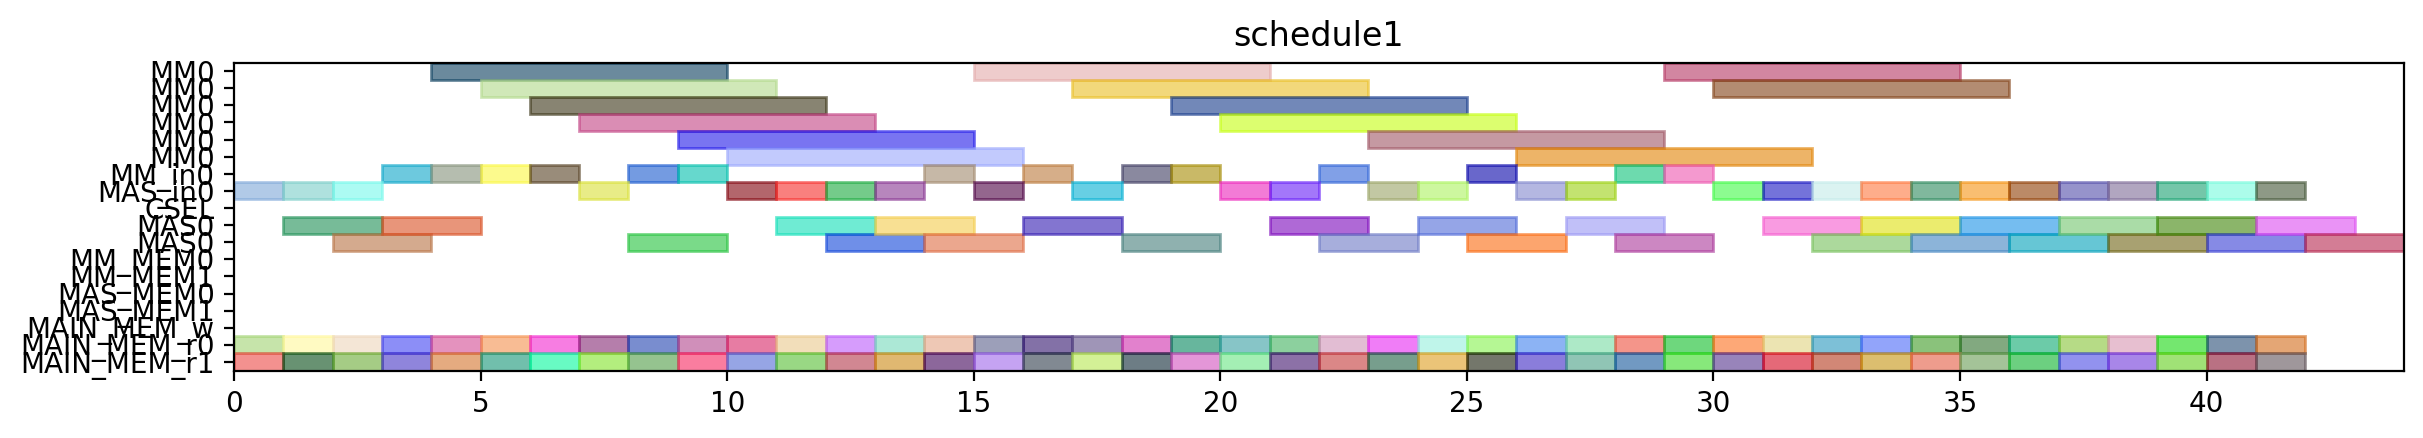

Source code (Python):
from pyschedule import Scenario, solvers, plotters, alt


def solve():
	horizon = 156
	S = Scenario("schedule1", horizon=horizon)

	# resource
	MM = S.Resources('MM', num=1, size=6)
	MM_in = S.Resources('MM_in', num=1)
	MAS_in = S.Resources('MAS_in', num=1)
	CSEL = S.Resource('CSEL')
	MAS = S.Resources('MAS', num=1, size=2, periods=range(1, horizon))
	MM_MEM = S.Resources('MM_MEM', num=2)
	MAS_MEM = S.Resources('MAS_MEM', num=2)
	MAIN_MEM_w = S.Resource('MAIN_MEM_w', size=1)
	MAIN_MEM_r = S.Resources('MAIN_MEM_r', num=2)

	# result of previous scheduling
	t4_t50_in = S.Task('t4_t50_in', length=1, delay_cost=1)
	S += t4_t50_in >= 0
	t4_t50_in += MAS_in[0]

	t4_t50_mem0 = S.Task('t4_t50_mem0', length=1, delay_cost=1)
	S += t4_t50_mem0 >= 0
	t4_t50_mem0 += MAIN_MEM_r[0]

	t4_t50_mem1 = S.Task('t4_t50_mem1', length=1, delay_cost=1)
	S += t4_t50_mem1 >= 0
	t4_t50_mem1 += MAIN_MEM_r[1]

	t1_t2_in = S.Task('t1_t2_in', length=1, delay_cost=1)
	S += t1_t2_in >= 1
	t1_t2_in += MAS_in[0]

	t1_t2_mem0 = S.Task('t1_t2_mem0', length=1, delay_cost=1)
	S += t1_t2_mem0 >= 1
	t1_t2_mem0 += MAIN_MEM_r[0]

	t1_t2_mem1 = S.Task('t1_t2_mem1', length=1, delay_cost=1)
	S += t1_t2_mem1 >= 1
	t1_t2_mem1 += MAIN_MEM_r[1]

	t4_t50 = S.Task('t4_t50', length=2, delay_cost=1)
	S += t4_t50 >= 1
	t4_t50 += MAS[0]

	t1_t2 = S.Task('t1_t2', length=2, delay_cost=1)
	S += t1_t2 >= 2
	t1_t2 += MAS[0]

	t4_t2_t2_in = S.Task('t4_t2_t2_in', length=1, delay_cost=1)
	S += t4_t2_t2_in >= 2
	t4_t2_t2_in += MAS_in[0]

	t4_t2_t2_mem0 = S.Task('t4_t2_t2_mem0', length=1, delay_cost=1)
	S += t4_t2_t2_mem0 >= 2
	t4_t2_t2_mem0 += MAIN_MEM_r[0]

	t4_t2_t2_mem1 = S.Task('t4_t2_t2_mem1', length=1, delay_cost=1)
	S += t4_t2_t2_mem1 >= 2
	t4_t2_t2_mem1 += MAIN_MEM_r[1]

	t4_t0_t1_in = S.Task('t4_t0_t1_in', length=1, delay_cost=1)
	S += t4_t0_t1_in >= 3
	t4_t0_t1_in += MM_in[0]

	t4_t0_t1_mem0 = S.Task('t4_t0_t1_mem0', length=1, delay_cost=1)
	S += t4_t0_t1_mem0 >= 3
	t4_t0_t1_mem0 += MAIN_MEM_r[0]

	t4_t0_t1_mem1 = S.Task('t4_t0_t1_mem1', length=1, delay_cost=1)
	S += t4_t0_t1_mem1 >= 3
	t4_t0_t1_mem1 += MAIN_MEM_r[1]

	t4_t2_t2 = S.Task('t4_t2_t2', length=2, delay_cost=1)
	S += t4_t2_t2 >= 3
	t4_t2_t2 += MAS[0]

	t4_t0_t1 = S.Task('t4_t0_t1', length=6, delay_cost=1)
	S += t4_t0_t1 >= 4
	t4_t0_t1 += MM[0]

	t4_t2_t0_in = S.Task('t4_t2_t0_in', length=1, delay_cost=1)
	S += t4_t2_t0_in >= 4
	t4_t2_t0_in += MM_in[0]

	t4_t2_t0_mem0 = S.Task('t4_t2_t0_mem0', length=1, delay_cost=1)
	S += t4_t2_t0_mem0 >= 4
	t4_t2_t0_mem0 += MAIN_MEM_r[0]

	t4_t2_t0_mem1 = S.Task('t4_t2_t0_mem1', length=1, delay_cost=1)
	S += t4_t2_t0_mem1 >= 4
	t4_t2_t0_mem1 += MAIN_MEM_r[1]

	t2_t1_in = S.Task('t2_t1_in', length=1, delay_cost=1)
	S += t2_t1_in >= 5
	t2_t1_in += MM_in[0]

	t2_t1_mem0 = S.Task('t2_t1_mem0', length=1, delay_cost=1)
	S += t2_t1_mem0 >= 5
	t2_t1_mem0 += MAIN_MEM_r[0]

	t2_t1_mem1 = S.Task('t2_t1_mem1', length=1, delay_cost=1)
	S += t2_t1_mem1 >= 5
	t2_t1_mem1 += MAIN_MEM_r[1]

	t4_t2_t0 = S.Task('t4_t2_t0', length=6, delay_cost=1)
	S += t4_t2_t0 >= 5
	t4_t2_t0 += MM[0]

	t1_t0_in = S.Task('t1_t0_in', length=1, delay_cost=1)
	S += t1_t0_in >= 6
	t1_t0_in += MM_in[0]

	t1_t0_mem0 = S.Task('t1_t0_mem0', length=1, delay_cost=1)
	S += t1_t0_mem0 >= 6
	t1_t0_mem0 += MAIN_MEM_r[0]

	t1_t0_mem1 = S.Task('t1_t0_mem1', length=1, delay_cost=1)
	S += t1_t0_mem1 >= 6
	t1_t0_mem1 += MAIN_MEM_r[1]

	t2_t1 = S.Task('t2_t1', length=6, delay_cost=1)
	S += t2_t1 >= 6
	t2_t1 += MM[0]

	t1_t0 = S.Task('t1_t0', length=6, delay_cost=1)
	S += t1_t0 >= 7
	t1_t0 += MM[0]

	t4_t0_t2_in = S.Task('t4_t0_t2_in', length=1, delay_cost=1)
	S += t4_t0_t2_in >= 7
	t4_t0_t2_in += MAS_in[0]

	t4_t0_t2_mem0 = S.Task('t4_t0_t2_mem0', length=1, delay_cost=1)
	S += t4_t0_t2_mem0 >= 7
	t4_t0_t2_mem0 += MAIN_MEM_r[0]

	t4_t0_t2_mem1 = S.Task('t4_t0_t2_mem1', length=1, delay_cost=1)
	S += t4_t0_t2_mem1 >= 7
	t4_t0_t2_mem1 += MAIN_MEM_r[1]

	t4_t0_t2 = S.Task('t4_t0_t2', length=2, delay_cost=1)
	S += t4_t0_t2 >= 8
	t4_t0_t2 += MAS[0]

	t4_t1_t0_in = S.Task('t4_t1_t0_in', length=1, delay_cost=1)
	S += t4_t1_t0_in >= 8
	t4_t1_t0_in += MM_in[0]

	t4_t1_t0_mem0 = S.Task('t4_t1_t0_mem0', length=1, delay_cost=1)
	S += t4_t1_t0_mem0 >= 8
	t4_t1_t0_mem0 += MAIN_MEM_r[0]

	t4_t1_t0_mem1 = S.Task('t4_t1_t0_mem1', length=1, delay_cost=1)
	S += t4_t1_t0_mem1 >= 8
	t4_t1_t0_mem1 += MAIN_MEM_r[1]

	t4_t1_t0 = S.Task('t4_t1_t0', length=6, delay_cost=1)
	S += t4_t1_t0 >= 9
	t4_t1_t0 += MM[0]

	t4_t8_t0_in = S.Task('t4_t8_t0_in', length=1, delay_cost=1)
	S += t4_t8_t0_in >= 9
	t4_t8_t0_in += MM_in[0]

	t4_t8_t0_mem0 = S.Task('t4_t8_t0_mem0', length=1, delay_cost=1)
	S += t4_t8_t0_mem0 >= 9
	t4_t8_t0_mem0 += MAIN_MEM_r[0]

	t4_t8_t0_mem1 = S.Task('t4_t8_t0_mem1', length=1, delay_cost=1)
	S += t4_t8_t0_mem1 >= 9
	t4_t8_t0_mem1 += MAIN_MEM_r[1]

	t2_t2_in = S.Task('t2_t2_in', length=1, delay_cost=1)
	S += t2_t2_in >= 10
	t2_t2_in += MAS_in[0]

	t2_t2_mem0 = S.Task('t2_t2_mem0', length=1, delay_cost=1)
	S += t2_t2_mem0 >= 10
	t2_t2_mem0 += MAIN_MEM_r[0]

	t2_t2_mem1 = S.Task('t2_t2_mem1', length=1, delay_cost=1)
	S += t2_t2_mem1 >= 10
	t2_t2_mem1 += MAIN_MEM_r[1]

	t4_t8_t0 = S.Task('t4_t8_t0', length=6, delay_cost=1)
	S += t4_t8_t0 >= 10
	t4_t8_t0 += MM[0]

	t2_t2 = S.Task('t2_t2', length=2, delay_cost=1)
	S += t2_t2 >= 11
	t2_t2 += MAS[0]

	t4_t0_t3_in = S.Task('t4_t0_t3_in', length=1, delay_cost=1)
	S += t4_t0_t3_in >= 11
	t4_t0_t3_in += MAS_in[0]

	t4_t0_t3_mem0 = S.Task('t4_t0_t3_mem0', length=1, delay_cost=1)
	S += t4_t0_t3_mem0 >= 11
	t4_t0_t3_mem0 += MAIN_MEM_r[0]

	t4_t0_t3_mem1 = S.Task('t4_t0_t3_mem1', length=1, delay_cost=1)
	S += t4_t0_t3_mem1 >= 11
	t4_t0_t3_mem1 += MAIN_MEM_r[1]

	t4_t0_t3 = S.Task('t4_t0_t3', length=2, delay_cost=1)
	S += t4_t0_t3 >= 12
	t4_t0_t3 += MAS[0]

	t4_t40_in = S.Task('t4_t40_in', length=1, delay_cost=1)
	S += t4_t40_in >= 12
	t4_t40_in += MAS_in[0]

	t4_t40_mem0 = S.Task('t4_t40_mem0', length=1, delay_cost=1)
	S += t4_t40_mem0 >= 12
	t4_t40_mem0 += MAIN_MEM_r[0]

	t4_t40_mem1 = S.Task('t4_t40_mem1', length=1, delay_cost=1)
	S += t4_t40_mem1 >= 12
	t4_t40_mem1 += MAIN_MEM_r[1]

	t4_t1_t3_in = S.Task('t4_t1_t3_in', length=1, delay_cost=1)
	S += t4_t1_t3_in >= 13
	t4_t1_t3_in += MAS_in[0]

	t4_t1_t3_mem0 = S.Task('t4_t1_t3_mem0', length=1, delay_cost=1)
	S += t4_t1_t3_mem0 >= 13
	t4_t1_t3_mem0 += MAIN_MEM_r[0]

	t4_t1_t3_mem1 = S.Task('t4_t1_t3_mem1', length=1, delay_cost=1)
	S += t4_t1_t3_mem1 >= 13
	t4_t1_t3_mem1 += MAIN_MEM_r[1]

	t4_t40 = S.Task('t4_t40', length=2, delay_cost=1)
	S += t4_t40 >= 13
	t4_t40 += MAS[0]

	t4_t0_t0_in = S.Task('t4_t0_t0_in', length=1, delay_cost=1)
	S += t4_t0_t0_in >= 14
	t4_t0_t0_in += MM_in[0]

	t4_t0_t0_mem0 = S.Task('t4_t0_t0_mem0', length=1, delay_cost=1)
	S += t4_t0_t0_mem0 >= 14
	t4_t0_t0_mem0 += MAIN_MEM_r[0]

	t4_t0_t0_mem1 = S.Task('t4_t0_t0_mem1', length=1, delay_cost=1)
	S += t4_t0_t0_mem1 >= 14
	t4_t0_t0_mem1 += MAIN_MEM_r[1]

	t4_t1_t3 = S.Task('t4_t1_t3', length=2, delay_cost=1)
	S += t4_t1_t3 >= 14
	t4_t1_t3 += MAS[0]

	t4_t0_t0 = S.Task('t4_t0_t0', length=6, delay_cost=1)
	S += t4_t0_t0 >= 15
	t4_t0_t0 += MM[0]

	t4_t41_in = S.Task('t4_t41_in', length=1, delay_cost=1)
	S += t4_t41_in >= 15
	t4_t41_in += MAS_in[0]

	t4_t41_mem0 = S.Task('t4_t41_mem0', length=1, delay_cost=1)
	S += t4_t41_mem0 >= 15
	t4_t41_mem0 += MAIN_MEM_r[0]

	t4_t41_mem1 = S.Task('t4_t41_mem1', length=1, delay_cost=1)
	S += t4_t41_mem1 >= 15
	t4_t41_mem1 += MAIN_MEM_r[1]

	t4_t1_t1_in = S.Task('t4_t1_t1_in', length=1, delay_cost=1)
	S += t4_t1_t1_in >= 16
	t4_t1_t1_in += MM_in[0]

	t4_t1_t1_mem0 = S.Task('t4_t1_t1_mem0', length=1, delay_cost=1)
	S += t4_t1_t1_mem0 >= 16
	t4_t1_t1_mem0 += MAIN_MEM_r[0]

	t4_t1_t1_mem1 = S.Task('t4_t1_t1_mem1', length=1, delay_cost=1)
	S += t4_t1_t1_mem1 >= 16
	t4_t1_t1_mem1 += MAIN_MEM_r[1]

	t4_t41 = S.Task('t4_t41', length=2, delay_cost=1)
	S += t4_t41 >= 16
	t4_t41 += MAS[0]

	t1_t3_in = S.Task('t1_t3_in', length=1, delay_cost=1)
	S += t1_t3_in >= 17
	t1_t3_in += MAS_in[0]

	t1_t3_mem0 = S.Task('t1_t3_mem0', length=1, delay_cost=1)
	S += t1_t3_mem0 >= 17
	t1_t3_mem0 += MAIN_MEM_r[0]

	t1_t3_mem1 = S.Task('t1_t3_mem1', length=1, delay_cost=1)
	S += t1_t3_mem1 >= 17
	t1_t3_mem1 += MAIN_MEM_r[1]

	t4_t1_t1 = S.Task('t4_t1_t1', length=6, delay_cost=1)
	S += t4_t1_t1 >= 17
	t4_t1_t1 += MM[0]

	t1_t3 = S.Task('t1_t3', length=2, delay_cost=1)
	S += t1_t3 >= 18
	t1_t3 += MAS[0]

	t4_t8_t1_in = S.Task('t4_t8_t1_in', length=1, delay_cost=1)
	S += t4_t8_t1_in >= 18
	t4_t8_t1_in += MM_in[0]

	t4_t8_t1_mem0 = S.Task('t4_t8_t1_mem0', length=1, delay_cost=1)
	S += t4_t8_t1_mem0 >= 18
	t4_t8_t1_mem0 += MAIN_MEM_r[0]

	t4_t8_t1_mem1 = S.Task('t4_t8_t1_mem1', length=1, delay_cost=1)
	S += t4_t8_t1_mem1 >= 18
	t4_t8_t1_mem1 += MAIN_MEM_r[1]

	t2_t0_in = S.Task('t2_t0_in', length=1, delay_cost=1)
	S += t2_t0_in >= 19
	t2_t0_in += MM_in[0]

	t2_t0_mem0 = S.Task('t2_t0_mem0', length=1, delay_cost=1)
	S += t2_t0_mem0 >= 19
	t2_t0_mem0 += MAIN_MEM_r[0]

	t2_t0_mem1 = S.Task('t2_t0_mem1', length=1, delay_cost=1)
	S += t2_t0_mem1 >= 19
	t2_t0_mem1 += MAIN_MEM_r[1]

	t4_t8_t1 = S.Task('t4_t8_t1', length=6, delay_cost=1)
	S += t4_t8_t1 >= 19
	t4_t8_t1 += MM[0]

	t2_t0 = S.Task('t2_t0', length=6, delay_cost=1)
	S += t2_t0 >= 20
	t2_t0 += MM[0]

	t4_t51_in = S.Task('t4_t51_in', length=1, delay_cost=1)
	S += t4_t51_in >= 20
	t4_t51_in += MAS_in[0]

	t4_t51_mem0 = S.Task('t4_t51_mem0', length=1, delay_cost=1)
	S += t4_t51_mem0 >= 20
	t4_t51_mem0 += MAIN_MEM_r[0]

	t4_t51_mem1 = S.Task('t4_t51_mem1', length=1, delay_cost=1)
	S += t4_t51_mem1 >= 20
	t4_t51_mem1 += MAIN_MEM_r[1]

	t4_t2_t3_in = S.Task('t4_t2_t3_in', length=1, delay_cost=1)
	S += t4_t2_t3_in >= 21
	t4_t2_t3_in += MAS_in[0]

	t4_t2_t3_mem0 = S.Task('t4_t2_t3_mem0', length=1, delay_cost=1)
	S += t4_t2_t3_mem0 >= 21
	t4_t2_t3_mem0 += MAIN_MEM_r[0]

	t4_t2_t3_mem1 = S.Task('t4_t2_t3_mem1', length=1, delay_cost=1)
	S += t4_t2_t3_mem1 >= 21
	t4_t2_t3_mem1 += MAIN_MEM_r[1]

	t4_t51 = S.Task('t4_t51', length=2, delay_cost=1)
	S += t4_t51 >= 21
	t4_t51 += MAS[0]

	t1_t1_in = S.Task('t1_t1_in', length=1, delay_cost=1)
	S += t1_t1_in >= 22
	t1_t1_in += MM_in[0]

	t1_t1_mem0 = S.Task('t1_t1_mem0', length=1, delay_cost=1)
	S += t1_t1_mem0 >= 22
	t1_t1_mem0 += MAIN_MEM_r[0]

	t1_t1_mem1 = S.Task('t1_t1_mem1', length=1, delay_cost=1)
	S += t1_t1_mem1 >= 22
	t1_t1_mem1 += MAIN_MEM_r[1]

	t4_t2_t3 = S.Task('t4_t2_t3', length=2, delay_cost=1)
	S += t4_t2_t3 >= 22
	t4_t2_t3 += MAS[0]

	t1_t1 = S.Task('t1_t1', length=6, delay_cost=1)
	S += t1_t1 >= 23
	t1_t1 += MM[0]

	t4_t1_t2_in = S.Task('t4_t1_t2_in', length=1, delay_cost=1)
	S += t4_t1_t2_in >= 23
	t4_t1_t2_in += MAS_in[0]

	t4_t1_t2_mem0 = S.Task('t4_t1_t2_mem0', length=1, delay_cost=1)
	S += t4_t1_t2_mem0 >= 23
	t4_t1_t2_mem0 += MAIN_MEM_r[0]

	t4_t1_t2_mem1 = S.Task('t4_t1_t2_mem1', length=1, delay_cost=1)
	S += t4_t1_t2_mem1 >= 23
	t4_t1_t2_mem1 += MAIN_MEM_r[1]

	t2_t3_in = S.Task('t2_t3_in', length=1, delay_cost=1)
	S += t2_t3_in >= 24
	t2_t3_in += MAS_in[0]

	t2_t3_mem0 = S.Task('t2_t3_mem0', length=1, delay_cost=1)
	S += t2_t3_mem0 >= 24
	t2_t3_mem0 += MAIN_MEM_r[0]

	t2_t3_mem1 = S.Task('t2_t3_mem1', length=1, delay_cost=1)
	S += t2_t3_mem1 >= 24
	t2_t3_mem1 += MAIN_MEM_r[1]

	t4_t1_t2 = S.Task('t4_t1_t2', length=2, delay_cost=1)
	S += t4_t1_t2 >= 24
	t4_t1_t2 += MAS[0]

	t2_t3 = S.Task('t2_t3', length=2, delay_cost=1)
	S += t2_t3 >= 25
	t2_t3 += MAS[0]

	t4_t2_t1_in = S.Task('t4_t2_t1_in', length=1, delay_cost=1)
	S += t4_t2_t1_in >= 25
	t4_t2_t1_in += MM_in[0]

	t4_t2_t1_mem0 = S.Task('t4_t2_t1_mem0', length=1, delay_cost=1)
	S += t4_t2_t1_mem0 >= 25
	t4_t2_t1_mem0 += MAIN_MEM_r[0]

	t4_t2_t1_mem1 = S.Task('t4_t2_t1_mem1', length=1, delay_cost=1)
	S += t4_t2_t1_mem1 >= 25
	t4_t2_t1_mem1 += MAIN_MEM_r[1]

	t0_t3_in = S.Task('t0_t3_in', length=1, delay_cost=1)
	S += t0_t3_in >= 26
	t0_t3_in += MAS_in[0]

	t0_t3_mem0 = S.Task('t0_t3_mem0', length=1, delay_cost=1)
	S += t0_t3_mem0 >= 26
	t0_t3_mem0 += MAIN_MEM_r[0]

	t0_t3_mem1 = S.Task('t0_t3_mem1', length=1, delay_cost=1)
	S += t0_t3_mem1 >= 26
	t0_t3_mem1 += MAIN_MEM_r[1]

	t4_t2_t1 = S.Task('t4_t2_t1', length=6, delay_cost=1)
	S += t4_t2_t1 >= 26
	t4_t2_t1 += MM[0]

	t0_t2_in = S.Task('t0_t2_in', length=1, delay_cost=1)
	S += t0_t2_in >= 27
	t0_t2_in += MAS_in[0]

	t0_t2_mem0 = S.Task('t0_t2_mem0', length=1, delay_cost=1)
	S += t0_t2_mem0 >= 27
	t0_t2_mem0 += MAIN_MEM_r[0]

	t0_t2_mem1 = S.Task('t0_t2_mem1', length=1, delay_cost=1)
	S += t0_t2_mem1 >= 27
	t0_t2_mem1 += MAIN_MEM_r[1]

	t0_t3 = S.Task('t0_t3', length=2, delay_cost=1)
	S += t0_t3 >= 27
	t0_t3 += MAS[0]

	t0_t1_in = S.Task('t0_t1_in', length=1, delay_cost=1)
	S += t0_t1_in >= 28
	t0_t1_in += MM_in[0]

	t0_t1_mem0 = S.Task('t0_t1_mem0', length=1, delay_cost=1)
	S += t0_t1_mem0 >= 28
	t0_t1_mem0 += MAIN_MEM_r[0]

	t0_t1_mem1 = S.Task('t0_t1_mem1', length=1, delay_cost=1)
	S += t0_t1_mem1 >= 28
	t0_t1_mem1 += MAIN_MEM_r[1]

	t0_t2 = S.Task('t0_t2', length=2, delay_cost=1)
	S += t0_t2 >= 28
	t0_t2 += MAS[0]

	t0_t0_in = S.Task('t0_t0_in', length=1, delay_cost=1)
	S += t0_t0_in >= 29
	t0_t0_in += MM_in[0]

	t0_t0_mem0 = S.Task('t0_t0_mem0', length=1, delay_cost=1)
	S += t0_t0_mem0 >= 29
	t0_t0_mem0 += MAIN_MEM_r[0]

	t0_t0_mem1 = S.Task('t0_t0_mem1', length=1, delay_cost=1)
	S += t0_t0_mem1 >= 29
	t0_t0_mem1 += MAIN_MEM_r[1]

	t0_t1 = S.Task('t0_t1', length=6, delay_cost=1)
	S += t0_t1 >= 29
	t0_t1 += MM[0]

	t0_t0 = S.Task('t0_t0', length=6, delay_cost=1)
	S += t0_t0 >= 30
	t0_t0 += MM[0]


	# new tasks
	t4_t8_t2 = S.Task('t4_t8_t2', length=2, delay_cost=1)
	t4_t8_t2 += alt(MAS)
	t4_t8_t2_in = S.Task('t4_t8_t2_in', length=1, delay_cost=1)
	t4_t8_t2_in += alt(MAS_in)
	S += t4_t8_t2_in*MAS_in[0]<=t4_t8_t2*MAS[0]

	t4_t8_t2_mem0 = S.Task('t4_t8_t2_mem0', length=1, delay_cost=1)
	t4_t8_t2_mem0 += MAIN_MEM_r[0]
	S += t4_t8_t2_mem0 <= t4_t8_t2

	t4_t8_t2_mem1 = S.Task('t4_t8_t2_mem1', length=1, delay_cost=1)
	t4_t8_t2_mem1 += MAIN_MEM_r[1]
	S += t4_t8_t2_mem1 <= t4_t8_t2

	t4_t8_t3 = S.Task('t4_t8_t3', length=2, delay_cost=1)
	t4_t8_t3 += alt(MAS)
	t4_t8_t3_in = S.Task('t4_t8_t3_in', length=1, delay_cost=1)
	t4_t8_t3_in += alt(MAS_in)
	S += t4_t8_t3_in*MAS_in[0]<=t4_t8_t3*MAS[0]

	t4_t8_t3_mem0 = S.Task('t4_t8_t3_mem0', length=1, delay_cost=1)
	t4_t8_t3_mem0 += MAIN_MEM_r[0]
	S += t4_t8_t3_mem0 <= t4_t8_t3

	t4_t8_t3_mem1 = S.Task('t4_t8_t3_mem1', length=1, delay_cost=1)
	t4_t8_t3_mem1 += MAIN_MEM_r[1]
	S += t4_t8_t3_mem1 <= t4_t8_t3

	t70 = S.Task('t70', length=2, delay_cost=1)
	t70 += alt(MAS)
	t70_in = S.Task('t70_in', length=1, delay_cost=1)
	t70_in += alt(MAS_in)
	S += t70_in*MAS_in[0]<=t70*MAS[0]

	t70_mem0 = S.Task('t70_mem0', length=1, delay_cost=1)
	t70_mem0 += MAIN_MEM_r[0]
	S += t70_mem0 <= t70

	t70_mem1 = S.Task('t70_mem1', length=1, delay_cost=1)
	t70_mem1 += MAIN_MEM_r[1]
	S += t70_mem1 <= t70

	t71 = S.Task('t71', length=2, delay_cost=1)
	t71 += alt(MAS)
	t71_in = S.Task('t71_in', length=1, delay_cost=1)
	t71_in += alt(MAS_in)
	S += t71_in*MAS_in[0]<=t71*MAS[0]

	t71_mem0 = S.Task('t71_mem0', length=1, delay_cost=1)
	t71_mem0 += MAIN_MEM_r[0]
	S += t71_mem0 <= t71

	t71_mem1 = S.Task('t71_mem1', length=1, delay_cost=1)
	t71_mem1 += MAIN_MEM_r[1]
	S += t71_mem1 <= t71

	t80 = S.Task('t80', length=2, delay_cost=1)
	t80 += alt(MAS)
	t80_in = S.Task('t80_in', length=1, delay_cost=1)
	t80_in += alt(MAS_in)
	S += t80_in*MAS_in[0]<=t80*MAS[0]

	t80_mem0 = S.Task('t80_mem0', length=1, delay_cost=1)
	t80_mem0 += MAIN_MEM_r[0]
	S += t80_mem0 <= t80

	t80_mem1 = S.Task('t80_mem1', length=1, delay_cost=1)
	t80_mem1 += MAIN_MEM_r[1]
	S += t80_mem1 <= t80

	t81 = S.Task('t81', length=2, delay_cost=1)
	t81 += alt(MAS)
	t81_in = S.Task('t81_in', length=1, delay_cost=1)
	t81_in += alt(MAS_in)
	S += t81_in*MAS_in[0]<=t81*MAS[0]

	t81_mem0 = S.Task('t81_mem0', length=1, delay_cost=1)
	t81_mem0 += MAIN_MEM_r[0]
	S += t81_mem0 <= t81

	t81_mem1 = S.Task('t81_mem1', length=1, delay_cost=1)
	t81_mem1 += MAIN_MEM_r[1]
	S += t81_mem1 <= t81

	t90 = S.Task('t90', length=2, delay_cost=1)
	t90 += alt(MAS)
	t90_in = S.Task('t90_in', length=1, delay_cost=1)
	t90_in += alt(MAS_in)
	S += t90_in*MAS_in[0]<=t90*MAS[0]

	t90_mem0 = S.Task('t90_mem0', length=1, delay_cost=1)
	t90_mem0 += MAIN_MEM_r[0]
	S += t90_mem0 <= t90

	t90_mem1 = S.Task('t90_mem1', length=1, delay_cost=1)
	t90_mem1 += MAIN_MEM_r[1]
	S += t90_mem1 <= t90

	t91 = S.Task('t91', length=2, delay_cost=1)
	t91 += alt(MAS)
	t91_in = S.Task('t91_in', length=1, delay_cost=1)
	t91_in += alt(MAS_in)
	S += t91_in*MAS_in[0]<=t91*MAS[0]

	t91_mem0 = S.Task('t91_mem0', length=1, delay_cost=1)
	t91_mem0 += MAIN_MEM_r[0]
	S += t91_mem0 <= t91

	t91_mem1 = S.Task('t91_mem1', length=1, delay_cost=1)
	t91_mem1 += MAIN_MEM_r[1]
	S += t91_mem1 <= t91

	t100 = S.Task('t100', length=2, delay_cost=1)
	t100 += alt(MAS)
	t100_in = S.Task('t100_in', length=1, delay_cost=1)
	t100_in += alt(MAS_in)
	S += t100_in*MAS_in[0]<=t100*MAS[0]

	t100_mem0 = S.Task('t100_mem0', length=1, delay_cost=1)
	t100_mem0 += MAIN_MEM_r[0]
	S += t100_mem0 <= t100

	t100_mem1 = S.Task('t100_mem1', length=1, delay_cost=1)
	t100_mem1 += MAIN_MEM_r[1]
	S += t100_mem1 <= t100

	t101 = S.Task('t101', length=2, delay_cost=1)
	t101 += alt(MAS)
	t101_in = S.Task('t101_in', length=1, delay_cost=1)
	t101_in += alt(MAS_in)
	S += t101_in*MAS_in[0]<=t101*MAS[0]

	t101_mem0 = S.Task('t101_mem0', length=1, delay_cost=1)
	t101_mem0 += MAIN_MEM_r[0]
	S += t101_mem0 <= t101

	t101_mem1 = S.Task('t101_mem1', length=1, delay_cost=1)
	t101_mem1 += MAIN_MEM_r[1]
	S += t101_mem1 <= t101

	t5_t0_t2 = S.Task('t5_t0_t2', length=2, delay_cost=1)
	t5_t0_t2 += alt(MAS)
	t5_t0_t2_in = S.Task('t5_t0_t2_in', length=1, delay_cost=1)
	t5_t0_t2_in += alt(MAS_in)
	S += t5_t0_t2_in*MAS_in[0]<=t5_t0_t2*MAS[0]

	t5_t0_t2_mem0 = S.Task('t5_t0_t2_mem0', length=1, delay_cost=1)
	t5_t0_t2_mem0 += MAIN_MEM_r[0]
	S += t5_t0_t2_mem0 <= t5_t0_t2

	t5_t0_t2_mem1 = S.Task('t5_t0_t2_mem1', length=1, delay_cost=1)
	t5_t0_t2_mem1 += MAIN_MEM_r[1]
	S += t5_t0_t2_mem1 <= t5_t0_t2

	t5_t8_t2 = S.Task('t5_t8_t2', length=2, delay_cost=1)
	t5_t8_t2 += alt(MAS)
	t5_t8_t2_in = S.Task('t5_t8_t2_in', length=1, delay_cost=1)
	t5_t8_t2_in += alt(MAS_in)
	S += t5_t8_t2_in*MAS_in[0]<=t5_t8_t2*MAS[0]

	t5_t8_t2_mem0 = S.Task('t5_t8_t2_mem0', length=1, delay_cost=1)
	t5_t8_t2_mem0 += MAIN_MEM_r[0]
	S += t5_t8_t2_mem0 <= t5_t8_t2

	t5_t8_t2_mem1 = S.Task('t5_t8_t2_mem1', length=1, delay_cost=1)
	t5_t8_t2_mem1 += MAIN_MEM_r[1]
	S += t5_t8_t2_mem1 <= t5_t8_t2

	solvers.mip.solve(S,msg=1,kind='CPLEX',ratio_gap=1.01)

	solution = [['hoge']*len(S.solution()[1]) for i in range(len(S.solution()))]
	for i in range(len(S.solution())):
		for j in range(len(S.solution()[i])):
			solution[i][j]=str(S.solution()[i][j])
	print(solution)

	cycles = int(solution[-1][3])

	pic_file_name = "/mnt/rose/usr1/fukuda/ABE/multiRAM_multiMAS_16mux/scheduling_result/stage6MM1_stage2MAS1/SPARSE/schedule1.png"
	if(S.solution() != []):
		plotters.matplotlib.plot(S,img_filename=pic_file_name, show_task_labels=False, fig_size=(cycles*0.25+3, 2))

	return solution
